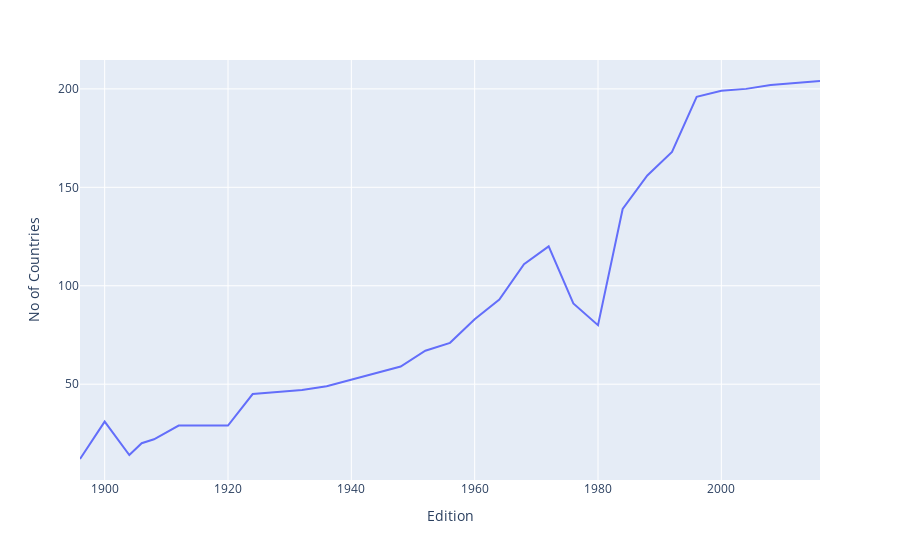

Notebook cell for this chart:
### Code cell
fig=px.line(nations_over_time , x='Edition' , y='No of Countries')
fig.show()

### Figure 1 — Plotly figure (JSON) as saved in the notebook; plotly's stock layout.template omitted (floating-point values rounded to 4 significant figures)
{"data": [{"hovertemplate": "Edition=%{x}<br>No of Countries=%{y}<extra></extra>", "legendgroup": "", "line": {"color": "#636efa", "dash": "solid"}, "marker": {"symbol": "circle"}, "mode": "lines", "name": "", "orientation": "v", "showlegend": false, "type": "scatter", "x": [1896, 1900, 1904, 1906, 1908, 1912, 1920, 1924, 1928, 1932, 1936, 1948, 1952, 1956, 1960, 1964, 1968, 1972, 1976, 1980, 1984, 1988, 1992, 1996, 2000, 2004, 2008, 2012, 2016], "xaxis": "x", "y": [12, 31, 14, 20, 22, 29, 29, 45, 46, 47, 49, 59, 67, 71, 83, 93, 111, 120, 91, 80, 139, 156, 168, 196, 199, 200, 202, 203, 204], "yaxis": "y"}], "layout": {"legend": {"tracegroupgap": 0}, "margin": {"t": 60}, "xaxis": {"anchor": "y", "domain": [0, 1], "title": {"text": "Edition"}}, "yaxis": {"anchor": "x", "domain": [0, 1], "title": {"text": "No of Countries"}}}}
